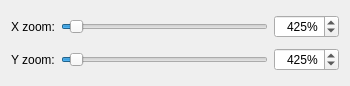
<?xml version="1.0" encoding="UTF-8"?>
<ui version="4.0">
 <class>SettingsWidget</class>
 <widget class="QWidget" name="SettingsWidget">
  <property name="geometry">
   <rect>
    <x>0</x>
    <y>0</y>
    <width>350</width>
    <height>86</height>
   </rect>
  </property>
  <property name="windowTitle">
   <string>Zoom</string>
  </property>
  <layout class="QGridLayout" name="gridLayout">
   <item row="0" column="2">
    <widget class="QSpinBox" name="x_zoom_edit">
     <property name="alignment">
      <set>Qt::AlignmentFlag::AlignRight|Qt::AlignmentFlag::AlignTrailing|Qt::AlignmentFlag::AlignVCenter</set>
     </property>
     <property name="suffix">
      <string notr="true">%</string>
     </property>
     <property name="minimum">
      <number>9</number>
     </property>
     <property name="maximum">
      <number>9999</number>
     </property>
     <property name="value">
      <number>425</number>
     </property>
    </widget>
   </item>
   <item row="0" column="1">
    <widget class="QSlider" name="x_zoom_slider">
     <property name="minimum">
      <number>9</number>
     </property>
     <property name="maximum">
      <number>9999</number>
     </property>
     <property name="value">
      <number>425</number>
     </property>
     <property name="orientation">
      <enum>Qt::Orientation::Horizontal</enum>
     </property>
    </widget>
   </item>
   <item row="1" column="0">
    <widget class="QLabel" name="y_label">
     <property name="text">
      <string>Y zoom:</string>
     </property>
    </widget>
   </item>
   <item row="1" column="1">
    <widget class="QSlider" name="y_zoom_slider">
     <property name="minimum">
      <number>9</number>
     </property>
     <property name="maximum">
      <number>9999</number>
     </property>
     <property name="value">
      <number>425</number>
     </property>
     <property name="orientation">
      <enum>Qt::Orientation::Horizontal</enum>
     </property>
    </widget>
   </item>
   <item row="1" column="2">
    <widget class="QSpinBox" name="y_zoom_edit">
     <property name="alignment">
      <set>Qt::AlignmentFlag::AlignRight|Qt::AlignmentFlag::AlignTrailing|Qt::AlignmentFlag::AlignVCenter</set>
     </property>
     <property name="suffix">
      <string notr="true">%</string>
     </property>
     <property name="minimum">
      <number>9</number>
     </property>
     <property name="maximum">
      <number>9999</number>
     </property>
     <property name="value">
      <number>425</number>
     </property>
    </widget>
   </item>
   <item row="0" column="0">
    <widget class="QLabel" name="x_label">
     <property name="text">
      <string>X zoom:</string>
     </property>
    </widget>
   </item>
  </layout>
 </widget>
 <resources/>
 <connections>
  <connection>
   <sender>x_zoom_slider</sender>
   <signal>valueChanged(int)</signal>
   <receiver>x_zoom_edit</receiver>
   <slot>setValue(int)</slot>
   <hints>
    <hint type="sourcelabel">
     <x>249</x>
     <y>19</y>
    </hint>
    <hint type="destinationlabel">
     <x>288</x>
     <y>16</y>
    </hint>
   </hints>
  </connection>
  <connection>
   <sender>x_zoom_edit</sender>
   <signal>valueChanged(int)</signal>
   <receiver>x_zoom_slider</receiver>
   <slot>setValue(int)</slot>
   <hints>
    <hint type="sourcelabel">
     <x>275</x>
     <y>29</y>
    </hint>
    <hint type="destinationlabel">
     <x>250</x>
     <y>27</y>
    </hint>
   </hints>
  </connection>
  <connection>
   <sender>y_zoom_slider</sender>
   <signal>valueChanged(int)</signal>
   <receiver>y_zoom_edit</receiver>
   <slot>setValue(int)</slot>
   <hints>
    <hint type="sourcelabel">
     <x>247</x>
     <y>50</y>
    </hint>
    <hint type="destinationlabel">
     <x>284</x>
     <y>47</y>
    </hint>
   </hints>
  </connection>
  <connection>
   <sender>y_zoom_edit</sender>
   <signal>valueChanged(int)</signal>
   <receiver>y_zoom_slider</receiver>
   <slot>setValue(int)</slot>
   <hints>
    <hint type="sourcelabel">
     <x>278</x>
     <y>60</y>
    </hint>
    <hint type="destinationlabel">
     <x>256</x>
     <y>58</y>
    </hint>
   </hints>
  </connection>
 </connections>
 <slots>
  <slot>accept()</slot>
  <slot>reject()</slot>
 </slots>
</ui>
